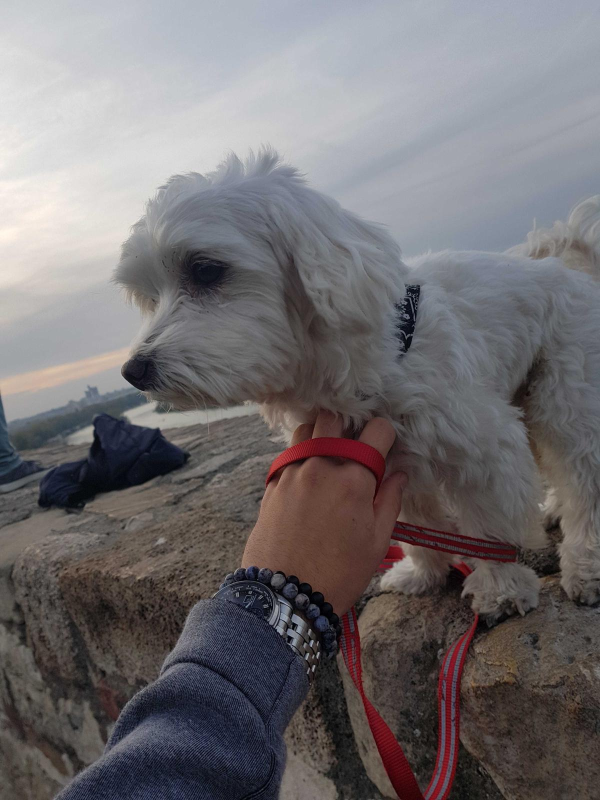
#> input picture ImageExamples/meda.jpg, 1200 x 1600 px (shown at 1/2 size)
$ python Grayscale.py
#> lines starting #> are read from the running program, lines starting #| are printed output that depends on the picture
#> further down, image is the input picture: shape (1600, 1200, 3); mean B, G, R 112.4, 110, 114
import cv2
import numpy as np
import pycuda.driver as cuda
import pycuda.autoinit
from pycuda.compiler import SourceModule
import math


def grayscale_image_CPU(image: np.ndarray) -> np.ndarray:
    """
    Processes an input image by splitting it into R, G, and B channels, applying the formula
    0.299*R + 0.587*G + 0.114*B to each channel, and merging them back into one image array.

    Args:
        image (np.ndarray): Input image as a NumPy array of shape (height, width, 3).

    Returns:
        np.ndarray: Processed image array of the same shape as the input.
    """
    if image.ndim != 3 or image.shape[2] != 3:
        raise ValueError("Input image must be a 3D NumPy array with 3 channels (RGB).")

    # Split into R, G, B channels
    R, G, B = image[:, :, 0], image[:, :, 1], image[:, :, 2]
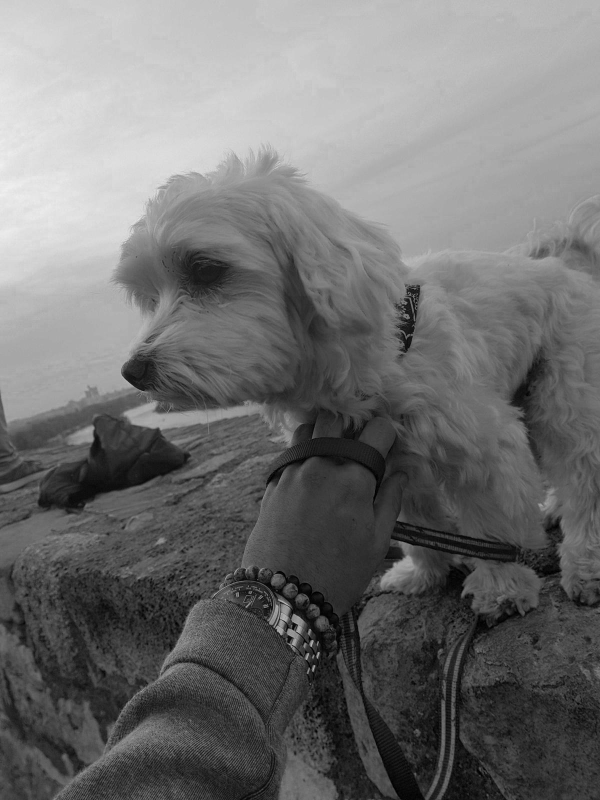
#> R: shape (1600, 1200) (shown at 1/2 size); min 0, max 243, mean 112.4
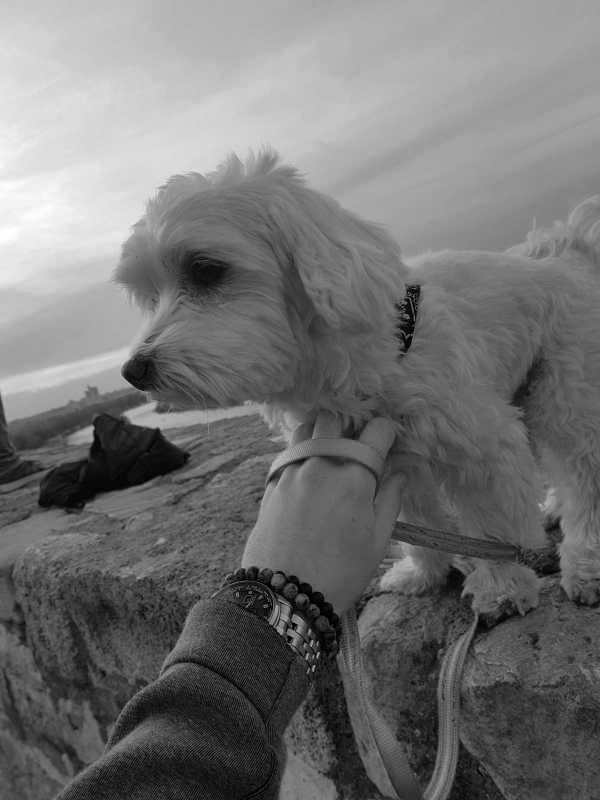
#> B: shape (1600, 1200) (shown at 1/2 size); min 0, max 255, mean 114

    # Apply the formula to each channel
    processed_channel = 0.299 * R + 0.587 * G + 0.114 * B
    # Stack the processed channel into a 3-channel image
    processed_image = np.stack([processed_channel] * 3, axis=-1).astype(np.float32)

    return processed_image


# Generally, I think we dont need SHARED MEMORY here because threads do not share or reuse pixel data
def grayscale_image_GPU_CUDA(image: np.ndarray) -> np.ndarray:
    if image.ndim != 3 or image.shape[2] != 3:
        raise ValueError("Image must be 3D np array, with 3 channels (RGB)")

    height, width, _ = image.shape
    image_flat = image.astype(np.uint8).flatten()
    output_flat = np.zeros((height * width), dtype=np.uint8)

    image_gpu = cuda.mem_alloc(image_flat.nbytes)
    cuda.memcpy_htod(image_gpu, image_flat)

    output_gpu = cuda.mem_alloc(output_flat.nbytes)

    mod = SourceModule("""
        __global__ void grayscale_operation(unsigned char *image, unsigned char *output, int width, int height){
            int index = threadIdx.x + blockIdx.x * blockDim.x;            // whatever i like, lets flatten this time, we will use 2d matrix next time for some other operation
            int total_pixels = width * height;

            if (index < total_pixels){
                int pixel_3_next_values = index * 3;
                float R = image[pixel_3_next_values];
                float G = image[pixel_3_next_values + 1];
                float B = image[pixel_3_next_values + 2];

                output[index] = (unsigned char)(0.299f * R + 0.587f * G + 0.114f * B);
            }
        }
    """)

    block_size = 1024
    total_pixels = width * height
    function = mod.get_function("grayscale_operation")

    function(
        image_gpu, output_gpu,
        np.int32(width), np.int32(height),
        block=(block_size, 1, 1),
        grid=(math.ceil(total_pixels / block_size), 1, 1)
    )

    cuda.memcpy_dtoh(output_flat, output_gpu)

    image_gpu.free()
    output_gpu.free()

    return output_flat.reshape(height, width)


if __name__ == '__main__':
    image_path = '../ImageExamples/meda.jpg'
    image = cv2.imread(image_path)
    if image is None:
        print("Error: Could not read the input image.")
    else:
        image_CPU = grayscale_image_CPU(image)
        cv2.imwrite('../ImageOutputs/grayscale_output_CPU.png', image_CPU)

        image_GPU = grayscale_image_GPU_CUDA(image)
#> (the run stopped early here; a loop or call above may not have finished)

$ run again, with ImageExamples/dog.jpg copied over ImageExamples/meda.jpg
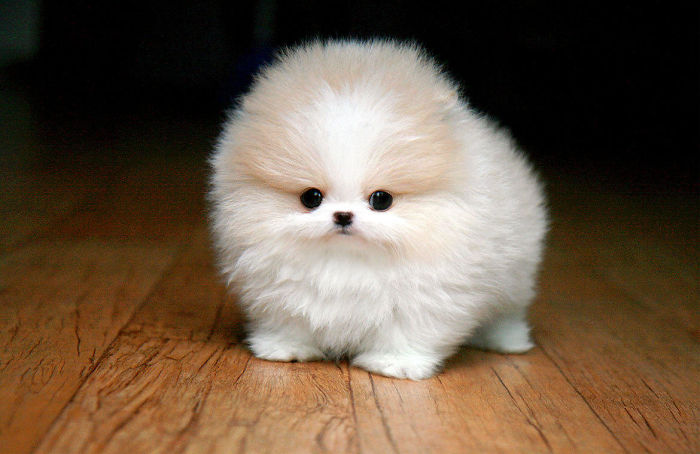
#> input picture ImageExamples/dog.jpg, 700 x 454 px
#> image is the input picture: shape (454, 700, 3); mean B, G, R 70.3, 88.8, 107.3
#> in grayscale_image_CPU, `R, G, B = image[:, :, 0], image[:, :, 1], image[:, :, 2]`:
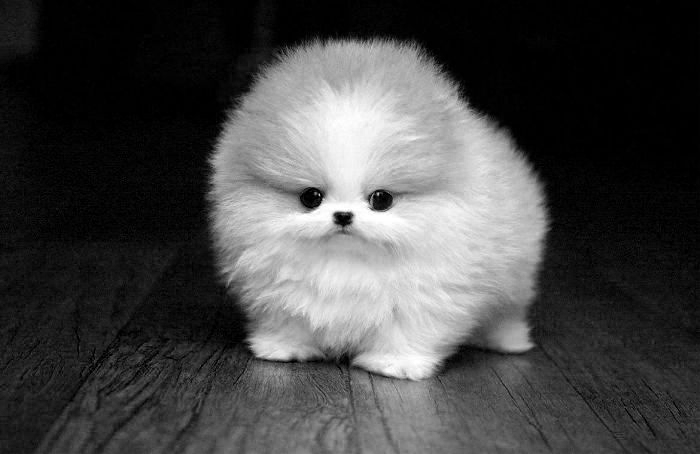
#> R: shape (454, 700); min 0, max 255, mean 70.3
#> in grayscale_image_CPU, `R, G, B = image[:, :, 0], image[:, :, 1], image[:, :, 2]`:
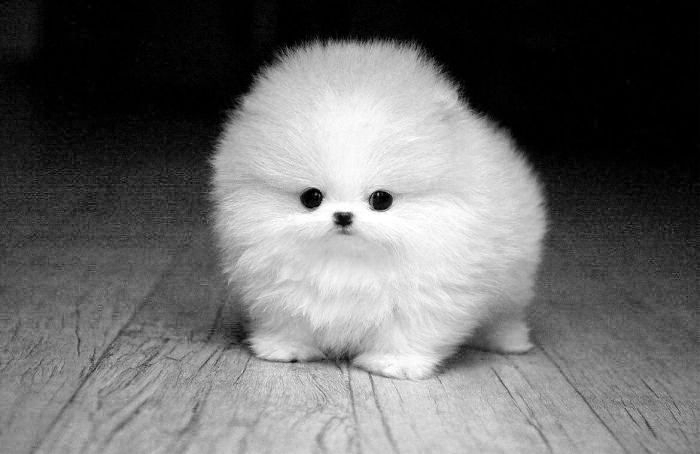
#> B: shape (454, 700); min 0, max 255, mean 107.3
